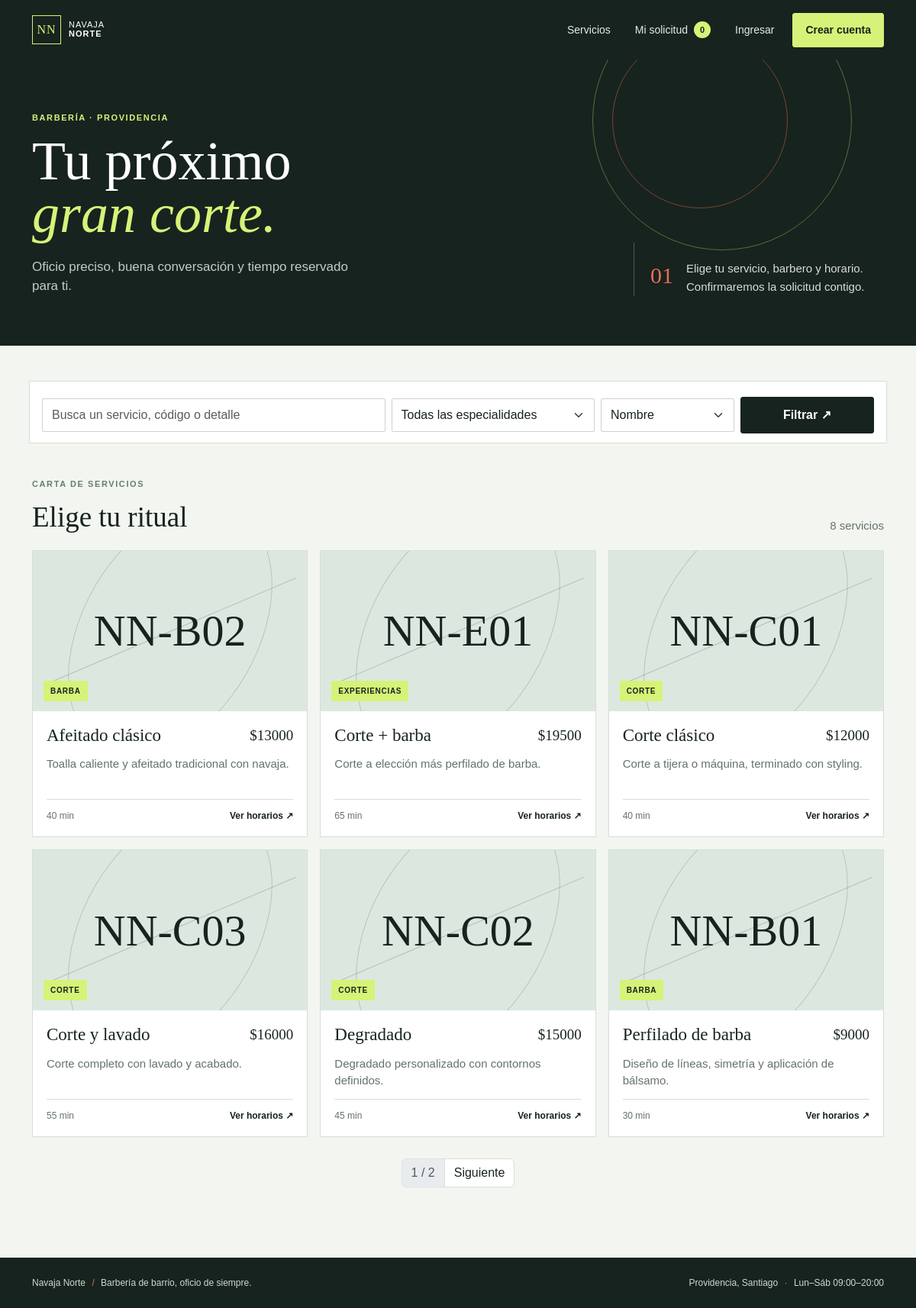
The page / on the database its author committed.
### barberia/models.py (models this page shows, shortened)
class Servicio(models.Model):
    class Estado(models.TextChoices):
        DISPONIBLE = "disponible", "Disponible"
        SUSPENDIDO = "suspendido", "Suspendido"
    especialidad = models.ForeignKey(Especialidad, on_delete=models.PROTECT, related_name="servicios")
    codigo = models.CharField(max_length=20, unique=True)
    nombre = models.CharField(max_length=120)
    slug = models.SlugField(max_length=140, unique=True)
    descripcion = models.TextField()
    precio = models.DecimalField(max_digits=9, decimal_places=0, validators=[MinValueValidator(0)])
    duracion_minutos = models.PositiveSmallIntegerField(validators=[MinValueValidator(1)])
    estado = models.CharField(max_length=12, choices=Estado.choices, default=Estado.DISPONIBLE)
    imagen = models.ImageField(upload_to="servicios/", blank=True)
    activo = models.BooleanField(default=True)
    creado = models.DateTimeField(auto_now_add=True)
    class Meta:
        ordering = ["nombre"]
        verbose_name = "servicio"
        verbose_name_plural = "servicios"
    @property
    def disponible(self):
        return self.activo and self.estado == self.Estado.DISPONIBLE

class Especialidad(models.Model):
    nombre = models.CharField(max_length=80, unique=True)
    slug = models.SlugField(max_length=90, unique=True)
    descripcion = models.TextField(blank=True)
    activa = models.BooleanField(default=True)
    class Meta:
        ordering = ["nombre"]
        verbose_name = "especialidad"
        verbose_name_plural = "especialidades"

### barberia/views.py (the view)
# urls.py: path("", views.catalogo, name="catalogo"),
def catalogo(request):
    servicios = Servicio.objects.filter(
        activo=True,
        estado=Servicio.Estado.DISPONIBLE,
        especialidad__activa=True,
    ).select_related("especialidad")
    consulta = request.GET.get("q", "").strip()
    especialidad_id = request.GET.get("especialidad", "")
    orden = request.GET.get("orden", "nombre")
    if consulta:
        servicios = servicios.filter(
            Q(nombre__icontains=consulta)
            | Q(codigo__icontains=consulta)
            | Q(descripcion__icontains=consulta)
        )
    if especialidad_id.isdigit():
        servicios = servicios.filter(especialidad_id=especialidad_id)
    if orden not in {"nombre", "precio", "-precio", "duracion_minutos"}:
        orden = "nombre"
    pagina = Paginator(servicios.order_by(orden, "nombre"), 6).get_page(request.GET.get("page"))
    return render(request, "barberia/catalogo.html", {
        "pagina": pagina,
        "consulta": consulta,
        "especialidad_seleccionada": especialidad_id,
        "especialidades": Especialidad.objects.filter(activa=True),
        "orden": orden,
    })

### barberia/context_processors.py (called while the page is built)
def reservation_summary(request):
    items = request.session.get(SESSION_KEY, {})
    return {"reserva_count": sum(int(item.get("cantidad", 1)) for item in items.values())}

### templates/barberia/catalogo.html (shortened to what this page needs)
{% extends 'barberia/base.html' %}
{% block content %}
<section class="catalog-hero"><div class="container hero-inner"><p class="eyebrow">BARBERÍA · PROVIDENCIA</p><div class="row align-items-end g-4"><div class="col-lg-7"><h1>Tu próximo<br><em>gran corte.</em></h1><p class="hero-copy">Oficio preciso, buena conversación y tiempo reservado para ti.</p></div><div class="col-lg-5 hero-note"><span class="note-number">01</span><p>Elige tu servicio, barbero y horario. Confirmaremos la solicitud contigo.</p></div></div></div></section>
<section class="container catalog-section">
  <form method="get" class="filter-bar row g-2 align-items-center">
    <div class="col-lg-5"><label class="visually-hidden" for="search">Buscar</label><input id="search" class="form-control" type="search" name="q" value="{{ consulta }}" placeholder="Busca un servicio, código o detalle"></div>
    <div class="col-sm-6 col-lg-3"><select id="specialty" class="form-select" name="especialidad"><option value="">Todas las especialidades</option></select></div>
    <div class="col-sm-6 col-lg-2"><select id="sort" class="form-select" name="orden"><option value="nombre" {% if orden == 'nombre' %}selected{% endif %}>Nombre</option></select></div>
    <div class="col-lg-2 d-grid"><button class="btn btn-ink" type="submit">Filtrar <span aria-hidden="true">↗</span></button></div>
  </form>
  <div class="section-heading"><div><p class="eyebrow">CARTA DE SERVICIOS</p><h2>Elige tu ritual</h2></div><span class="result-count">{{ pagina.paginator.count }} servicios</span></div>
  <div class="row g-3 service-grid">
    {% for servicio in pagina %}<div class="col-md-6 col-xl-4"><article class="service-card h-100">
      <a class="service-visual" href="{% url 'detalle_servicio' servicio.slug %}">{% if servicio.imagen %}<img src="{{ servicio.imagen.url }}" alt="{{ servicio.nombre }}">{% else %}<span class="visual-code">{{ servicio.codigo }}</span><span class="visual-line"></span>{% endif %}<span class="visual-label">{{ servicio.especialidad.nombre }}</span></a>
      <div class="service-body"><div class="d-flex justify-content-between align-items-start gap-3"><h3><a href="{% url 'detalle_servicio' servicio.slug %}">{{ servicio.nombre }}</a></h3><span class="service-price">${{ servicio.precio|floatformat:0 }}</span></div><p>{{ servicio.descripcion|truncatewords:18 }}</p><div class="service-meta"><span>{{ servicio.duracion_minutos }} min</span><a href="{% url 'detalle_servicio' servicio.slug %}" class="text-link">Ver horarios <span aria-hidden="true">↗</span></a></div></div>
    </article></div>{% empty %}<div class="col-12"><div class="empty-state"><span class="eyebrow">SIN RESULTADOS</span><h3>No encontramos ese servicio.</h3><p>Prueba con otro término o limpia los filtros.</p><a class="btn btn-outline-dark" href="{% url 'catalogo' %}">Ver toda la carta</a></div></div>{% endfor %}
  </div>
  {% if pagina.has_other_pages %}<nav class="pagination-wrap" aria-label="Paginación"><ul class="pagination"><li class="page-item disabled"><span class="page-link">{{ pagina.number }} / {{ pagina.paginator.num_pages }}</span></li>{% if pagina.has_next %}<li class="page-item"><a class="page-link" href="?q={{ consulta|urlencode }}&especialidad={{ especialidad_seleccionada }}&orden={{ orden }}&page={{ pagina.next_page_number }}">Siguiente</a></li>{% endif %}</ul></nav>{% endif %}
</section>
{% endblock %}

### templates/barberia/base.html (shortened to what this page needs)
{% load static %}
<!doctype html>
<html lang="es">
<head>
  <link href="https://cdn.jsdelivr.net/npm/bootstrap@5.3.3/dist/css/bootstrap.min.css" rel="stylesheet">
  <link href="{% static 'barberia/css/site.css' %}" rel="stylesheet">
</head>
<body>
  <nav class="navbar navbar-expand-lg navbar-dark nav-shell">
    <div class="container">
      <a class="navbar-brand brand-mark" href="{% url 'catalogo' %}"><span class="brand-stamp">NN</span><span>NAVAJA<br><b>NORTE</b></span></a>
      <div class="collapse navbar-collapse" id="mainNav">
        <div class="navbar-nav ms-auto align-items-lg-center gap-lg-3">
          <a class="nav-link" href="{% url 'catalogo' %}">Servicios</a>
          <a class="nav-link reservation-link" href="{% url 'reserva' %}">Mi solicitud <span class="reservation-count">{{ reserva_count }}</span></a>
          {% if user.is_authenticated %}
            <a class="nav-link" href="{% url 'perfil' %}">Mi perfil</a>
            {% if user.is_staff %}<a class="nav-link" href="{% url 'gestion_servicios' %}">Gestión</a>{% endif %}
            <form method="post" action="{% url 'logout' %}" class="m-0">{% csrf_token %}<button class="nav-link nav-button" type="submit">Salir</button></form>
          {% else %}
            <a class="nav-link" href="{% url 'login' %}">Ingresar</a>
            <a class="btn btn-lime btn-sm px-3" href="{% url 'registro' %}">Crear cuenta</a>
          {% endif %}
        </div>
      </div>
    </div>
  </nav>
  <main>
    {% block content %}{% endblock %}
  </main>
  <footer class="site-footer"><div class="container d-flex flex-column flex-md-row justify-content-between gap-2"><span>Navaja Norte <span class="footer-dot">/</span> Barbería de barrio, oficio de siempre.</span><span>Providencia, Santiago <span class="footer-dot">·</span> Lun–Sáb 09:00–20:00</span></div></footer>
</body>
</html>

### rows shown on the page
Servicio: codigo "NN-B02", especialidad.nombre "BARBA", nombre "Afeitado clásico", precio "13000", descripcion "Toalla caliente y afeitado tradicional con navaja.", duracion_minutos "40"
Servicio: codigo "NN-E01", especialidad.nombre "EXPERIENCIAS", nombre "Corte + barba", precio "19500", descripcion "Corte a elección más perfilado de barba.", duracion_minutos "65"
Servicio: codigo "NN-C01", especialidad.nombre "CORTE", nombre "Corte clásico", precio "12000", descripcion "Corte a tijera o máquina, terminado con styling.", duracion_minutos "40"
Servicio: codigo "NN-C03", especialidad.nombre "CORTE", nombre "Corte y lavado", precio "16000", descripcion "Corte completo con lavado y acabado.", duracion_minutos "55"
Servicio: codigo "NN-C02", especialidad.nombre "CORTE", nombre "Degradado", precio "15000", descripcion "Degradado personalizado con contornos definidos.", duracion_minutos "45"
Servicio: codigo "NN-B01", especialidad.nombre "BARBA", nombre "Perfilado de barba", precio "9000", descripcion "Diseño de líneas, simetría y aplicación de bálsamo.", duracion_minutos "30"

### other values the page prints
{{ reserva_count }} "0"
{{ pagina.paginator.count }} "8"
{{ pagina.number }} "1"
{{ pagina.paginator.num_pages }} "2"
